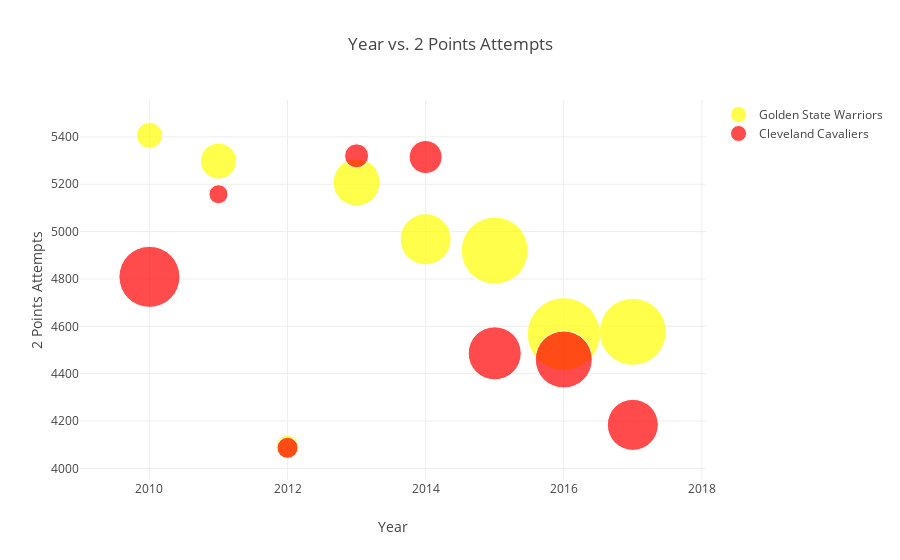

Here is the notebook cell this chart was saved with:
### Code cell
# Create a new figure and plot it.
interactive_fig = Figure(data = further_split_traces, layout= interactive_layout)
py.iplot(interactive_fig)

### Figure 1 — Plotly figure (JSON) as saved in the notebook; plotly's stock layout.template omitted (floating-point values rounded to 4 significant figures)
{"data": [{"marker": {"color": "yellow", "size": [26, 36, 23, 47, 51, 67, 73, 67]}, "mode": "markers", "name": "Golden State Warriors", "type": "scatter", "x": [2010, 2011, 2012, 2013, 2014, 2015, 2016, 2017], "y": [5407, 5298, 4092, 5208, 4968, 4920, 4567, 4577]}, {"marker": {"color": "red", "size": [61, 19, 21, 24, 33, 53, 57, 51]}, "mode": "markers", "name": "Cleveland Cavaliers", "type": "scatter", "x": [2010, 2011, 2012, 2013, 2014, 2015, 2016, 2017], "y": [4809, 5158, 4087, 5320, 5315, 4486, 4460, 4184]}], "layout": {"title": "Year vs. 2 Points Attempts", "updatemenus": [{"x": -0.15, "y": 1, "yanchor": "top"}], "xaxis": {"title": "Year"}, "yaxis": {"title": "2 Points Attempts"}}}
